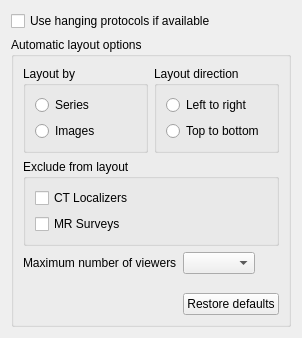
<?xml version="1.0" encoding="UTF-8"?>
<ui version="4.0">
 <class>udg::QLayoutOptionsWidgetBase</class>
 <widget class="QWidget" name="udg::QLayoutOptionsWidgetBase">
  <property name="geometry">
   <rect>
    <x>0</x>
    <y>0</y>
    <width>302</width>
    <height>338</height>
   </rect>
  </property>
  <property name="windowTitle">
   <string/>
  </property>
  <layout class="QVBoxLayout" name="verticalLayout">
   <item>
    <widget class="QCheckBox" name="m_applyHangingProtocolAsFirstOptionCheckBox">
     <property name="text">
      <string>Use hanging protocols if available</string>
     </property>
    </widget>
   </item>
   <item>
    <widget class="QGroupBox" name="groupBox">
     <property name="title">
      <string>Automatic layout options</string>
     </property>
     <property name="flat">
      <bool>false</bool>
     </property>
     <layout class="QVBoxLayout" name="verticalLayout_5">
      <item>
       <layout class="QHBoxLayout" name="horizontalLayout">
        <item>
         <widget class="QGroupBox" name="groupBox_2">
          <property name="title">
           <string>Layout by</string>
          </property>
          <layout class="QVBoxLayout" name="verticalLayout_2">
           <item>
            <widget class="QRadioButton" name="m_unfoldBySeriesRadioButton">
             <property name="text">
              <string>Series</string>
             </property>
            </widget>
           </item>
           <item>
            <widget class="QRadioButton" name="m_unfoldByImagesRadioButton">
             <property name="text">
              <string>Images</string>
             </property>
            </widget>
           </item>
          </layout>
         </widget>
        </item>
        <item>
         <widget class="QGroupBox" name="groupBox_3">
          <property name="title">
           <string>Layout direction</string>
          </property>
          <layout class="QVBoxLayout" name="verticalLayout_3">
           <item>
            <widget class="QRadioButton" name="m_leftToRightRadioButton">
             <property name="text">
              <string>Left to right</string>
             </property>
            </widget>
           </item>
           <item>
            <widget class="QRadioButton" name="m_topToBottomRadioButton">
             <property name="text">
              <string>Top to bottom</string>
             </property>
            </widget>
           </item>
          </layout>
         </widget>
        </item>
       </layout>
      </item>
      <item>
       <widget class="QGroupBox" name="groupBox_4">
        <property name="title">
         <string>Exclude from layout</string>
        </property>
        <layout class="QVBoxLayout" name="verticalLayout_4">
         <item>
          <widget class="QCheckBox" name="m_localizerCheckBox">
           <property name="text">
            <string>CT Localizers</string>
           </property>
          </widget>
         </item>
         <item>
          <widget class="QCheckBox" name="m_surveyCheckBox">
           <property name="text">
            <string>MR Surveys</string>
           </property>
          </widget>
         </item>
        </layout>
       </widget>
      </item>
      <item>
       <layout class="QHBoxLayout" name="horizontalLayout_5">
        <item>
         <widget class="QLabel" name="label_3">
          <property name="text">
           <string>Maximum number of viewers</string>
          </property>
         </widget>
        </item>
        <item>
         <widget class="QComboBox" name="m_maxViewersComboBox"/>
        </item>
        <item>
         <spacer name="horizontalSpacer_2">
          <property name="orientation">
           <enum>Qt::Horizontal</enum>
          </property>
          <property name="sizeHint" stdset="0">
           <size>
            <width>40</width>
            <height>20</height>
           </size>
          </property>
         </spacer>
        </item>
       </layout>
      </item>
      <item>
       <spacer name="verticalSpacer">
        <property name="orientation">
         <enum>Qt::Vertical</enum>
        </property>
        <property name="sizeType">
         <enum>QSizePolicy::Maximum</enum>
        </property>
        <property name="sizeHint" stdset="0">
         <size>
          <width>20</width>
          <height>20</height>
         </size>
        </property>
       </spacer>
      </item>
      <item>
       <layout class="QHBoxLayout" name="horizontalLayout_2">
        <item>
         <spacer name="horizontalSpacer">
          <property name="orientation">
           <enum>Qt::Horizontal</enum>
          </property>
          <property name="sizeHint" stdset="0">
           <size>
            <width>40</width>
            <height>20</height>
           </size>
          </property>
         </spacer>
        </item>
        <item>
         <widget class="QPushButton" name="m_restoreDefaultsButton">
          <property name="text">
           <string>Restore defaults</string>
          </property>
          <property name="icon">
           <iconset resource="../main/main.qrc">
            <normaloff>:/images/icons/edit-clear.svg</normaloff>:/images/icons/edit-clear.svg</iconset>
          </property>
         </widget>
        </item>
       </layout>
      </item>
     </layout>
    </widget>
   </item>
  </layout>
 </widget>
 <resources>
  <include location="../main/main.qrc"/>
  <include location="../main/main.qrc"/>
 </resources>
 <connections/>
</ui>
